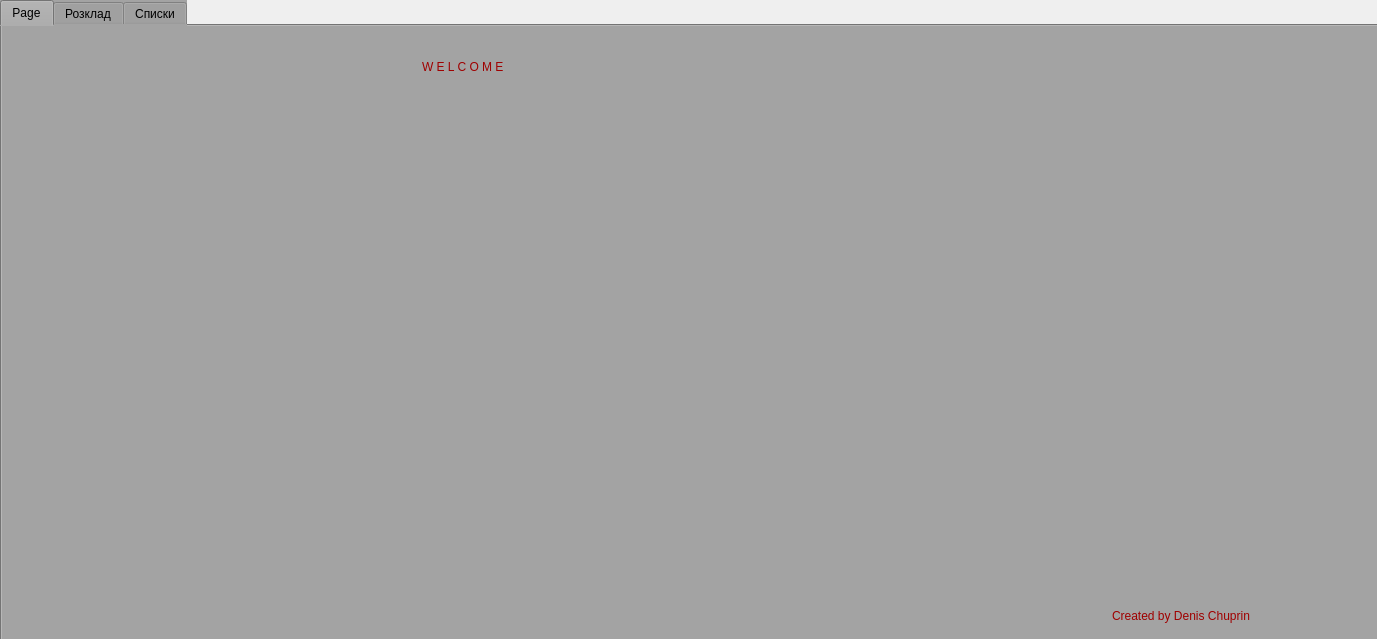
<?xml version="1.0" encoding="UTF-8"?>
<ui version="4.0">
 <class>Dialog</class>
 <widget class="QDialog" name="Dialog">
  <property name="geometry">
   <rect>
    <x>0</x>
    <y>0</y>
    <width>1377</width>
    <height>639</height>
   </rect>
  </property>
  <property name="windowTitle">
   <string>Dialog</string>
  </property>
  <widget class="QTabWidget" name="tabWidget">
   <property name="geometry">
    <rect>
     <x>0</x>
     <y>0</y>
     <width>1391</width>
     <height>641</height>
    </rect>
   </property>
   <property name="layoutDirection">
    <enum>Qt::LeftToRight</enum>
   </property>
   <property name="styleSheet">
    <string notr="true">background-color:rgb(163, 163, 163)</string>
   </property>
   <property name="currentIndex">
    <number>0</number>
   </property>
   <widget class="QWidget" name="tab">
    <attribute name="title">
     <string>Page</string>
    </attribute>
    <widget class="QLabel" name="label_10">
     <property name="geometry">
      <rect>
       <x>0</x>
       <y>0</y>
       <width>1381</width>
       <height>621</height>
      </rect>
     </property>
     <property name="text">
      <string/>
     </property>
     <property name="pixmap">
      <pixmap>imgonline-com-ua-Resize-Je56AJbsGQdV.jpg</pixmap>
     </property>
    </widget>
    <widget class="QLabel" name="label_11">
     <property name="geometry">
      <rect>
       <x>420</x>
       <y>10</y>
       <width>381</width>
       <height>61</height>
      </rect>
     </property>
     <property name="styleSheet">
      <string notr="true">background-color: none;
color:rgb(159, 0, 0);
font: 40pt &quot;Vladimir Script&quot;;</string>
     </property>
     <property name="text">
      <string>W E L C O M E</string>
     </property>
    </widget>
    <widget class="QLabel" name="label_12">
     <property name="geometry">
      <rect>
       <x>1110</x>
       <y>580</y>
       <width>251</width>
       <height>20</height>
      </rect>
     </property>
     <property name="styleSheet">
      <string notr="true">background-color: none;
color:rgb(159, 0, 0);
font: 20pt &quot;Vladimir Script&quot;;</string>
     </property>
     <property name="text">
      <string>Created by Denis Chuprin</string>
     </property>
    </widget>
   </widget>
   <widget class="QWidget" name="tab_3">
    <attribute name="title">
     <string>Розклад</string>
    </attribute>
    <widget class="QLabel" name="label_13">
     <property name="geometry">
      <rect>
       <x>0</x>
       <y>0</y>
       <width>1381</width>
       <height>621</height>
      </rect>
     </property>
     <property name="text">
      <string/>
     </property>
     <property name="pixmap">
      <pixmap>city.jpg</pixmap>
     </property>
    </widget>
    <widget class="QPushButton" name="fixNull">
     <property name="geometry">
      <rect>
       <x>734</x>
       <y>460</y>
       <width>101</width>
       <height>31</height>
      </rect>
     </property>
     <property name="styleSheet">
      <string notr="true">background-color:white;</string>
     </property>
     <property name="text">
      <string>fixNull</string>
     </property>
    </widget>
    <widget class="QLineEdit" name="beginData">
     <property name="geometry">
      <rect>
       <x>592</x>
       <y>310</y>
       <width>281</width>
       <height>21</height>
      </rect>
     </property>
     <property name="styleSheet">
      <string notr="true">background-color:white;</string>
     </property>
     <property name="text">
      <string>Дата початку періоду</string>
     </property>
    </widget>
    <widget class="QLineEdit" name="endData">
     <property name="geometry">
      <rect>
       <x>592</x>
       <y>360</y>
       <width>281</width>
       <height>21</height>
      </rect>
     </property>
     <property name="styleSheet">
      <string notr="true">background-color:white;</string>
     </property>
     <property name="text">
      <string>Дата кінця періоду</string>
     </property>
    </widget>
    <widget class="QTextEdit" name="textEditFix">
     <property name="geometry">
      <rect>
       <x>880</x>
       <y>10</y>
       <width>485</width>
       <height>601</height>
      </rect>
     </property>
     <property name="styleSheet">
      <string notr="true">background-color:white;</string>
     </property>
    </widget>
    <widget class="QLineEdit" name="subjName">
     <property name="geometry">
      <rect>
       <x>590</x>
       <y>80</y>
       <width>281</width>
       <height>21</height>
      </rect>
     </property>
     <property name="styleSheet">
      <string notr="true">background-color:white;</string>
     </property>
     <property name="text">
      <string>Файл предмети-вчителі(формат .xls)</string>
     </property>
    </widget>
    <widget class="QLineEdit" name="schoolName_2">
     <property name="geometry">
      <rect>
       <x>590</x>
       <y>180</y>
       <width>281</width>
       <height>20</height>
      </rect>
     </property>
     <property name="styleSheet">
      <string notr="true">background-color:white;</string>
     </property>
     <property name="text">
      <string>Назва закладу освіти</string>
     </property>
    </widget>
    <widget class="QLineEdit" name="rings">
     <property name="geometry">
      <rect>
       <x>590</x>
       <y>130</y>
       <width>281</width>
       <height>21</height>
      </rect>
     </property>
     <property name="styleSheet">
      <string notr="true">background-color:white;</string>
     </property>
     <property name="text">
      <string>Файл з дзвінками(формат .xls)</string>
     </property>
    </widget>
    <widget class="QTextEdit" name="textEditRozklad">
     <property name="geometry">
      <rect>
       <x>10</x>
       <y>10</y>
       <width>571</width>
       <height>601</height>
      </rect>
     </property>
     <property name="styleSheet">
      <string notr="true">background-color:white;</string>
     </property>
    </widget>
    <widget class="QLineEdit" name="numberSheets">
     <property name="geometry">
      <rect>
       <x>592</x>
       <y>270</y>
       <width>281</width>
       <height>20</height>
      </rect>
     </property>
     <property name="styleSheet">
      <string notr="true">background-color:white;</string>
     </property>
     <property name="text">
      <string>Номер листа для обробки</string>
     </property>
    </widget>
    <widget class="QLineEdit" name="rozkladName">
     <property name="geometry">
      <rect>
       <x>590</x>
       <y>30</y>
       <width>281</width>
       <height>21</height>
      </rect>
     </property>
     <property name="styleSheet">
      <string notr="true">background-color:white;</string>
     </property>
     <property name="text">
      <string>Файл з розкладом(формат .xls)</string>
     </property>
    </widget>
    <widget class="QPushButton" name="pushButton">
     <property name="geometry">
      <rect>
       <x>620</x>
       <y>460</y>
       <width>91</width>
       <height>31</height>
      </rect>
     </property>
     <property name="styleSheet">
      <string notr="true">background-color:white;</string>
     </property>
     <property name="text">
      <string>СТАРТ</string>
     </property>
    </widget>
    <widget class="QLineEdit" name="firstLineRing">
     <property name="geometry">
      <rect>
       <x>592</x>
       <y>230</y>
       <width>281</width>
       <height>20</height>
      </rect>
     </property>
     <property name="styleSheet">
      <string notr="true">background-color:white;</string>
     </property>
     <property name="text">
      <string>перехід дзвінків по класам (напр.4-Б 11-А)</string>
     </property>
    </widget>
   </widget>
   <widget class="QWidget" name="tab_4">
    <attribute name="title">
     <string>Списки</string>
    </attribute>
    <widget class="QLabel" name="label">
     <property name="geometry">
      <rect>
       <x>0</x>
       <y>2</y>
       <width>1381</width>
       <height>621</height>
      </rect>
     </property>
     <property name="text">
      <string/>
     </property>
     <property name="pixmap">
      <pixmap>city2.jpg</pixmap>
     </property>
    </widget>
    <widget class="QLineEdit" name="schoolName">
     <property name="geometry">
      <rect>
       <x>20</x>
       <y>200</y>
       <width>271</width>
       <height>20</height>
      </rect>
     </property>
     <property name="styleSheet">
      <string notr="true">background-color:white;
</string>
     </property>
     <property name="text">
      <string>Назва закладу освіти</string>
     </property>
    </widget>
    <widget class="QLineEdit" name="studentsFile">
     <property name="geometry">
      <rect>
       <x>20</x>
       <y>60</y>
       <width>271</width>
       <height>20</height>
      </rect>
     </property>
     <property name="styleSheet">
      <string notr="true">background-color:white;</string>
     </property>
     <property name="text">
      <string>Ім'я файлу зі списком учнів</string>
     </property>
    </widget>
    <widget class="QLineEdit" name="teachersFile">
     <property name="geometry">
      <rect>
       <x>20</x>
       <y>130</y>
       <width>271</width>
       <height>20</height>
      </rect>
     </property>
     <property name="styleSheet">
      <string notr="true">background-color:white;</string>
     </property>
     <property name="text">
      <string>Ім'я файлу зі списком вчителів</string>
     </property>
    </widget>
    <widget class="QTextEdit" name="textEdit_2">
     <property name="geometry">
      <rect>
       <x>370</x>
       <y>20</y>
       <width>971</width>
       <height>571</height>
      </rect>
     </property>
     <property name="styleSheet">
      <string notr="true">background-color:white;</string>
     </property>
    </widget>
    <widget class="QPushButton" name="pushButton_2">
     <property name="geometry">
      <rect>
       <x>70</x>
       <y>260</y>
       <width>191</width>
       <height>23</height>
      </rect>
     </property>
     <property name="styleSheet">
      <string notr="true">background-color:white;</string>
     </property>
     <property name="text">
      <string>Обробка файлів</string>
     </property>
    </widget>
   </widget>
  </widget>
 </widget>
 <resources/>
 <connections/>
</ui>
